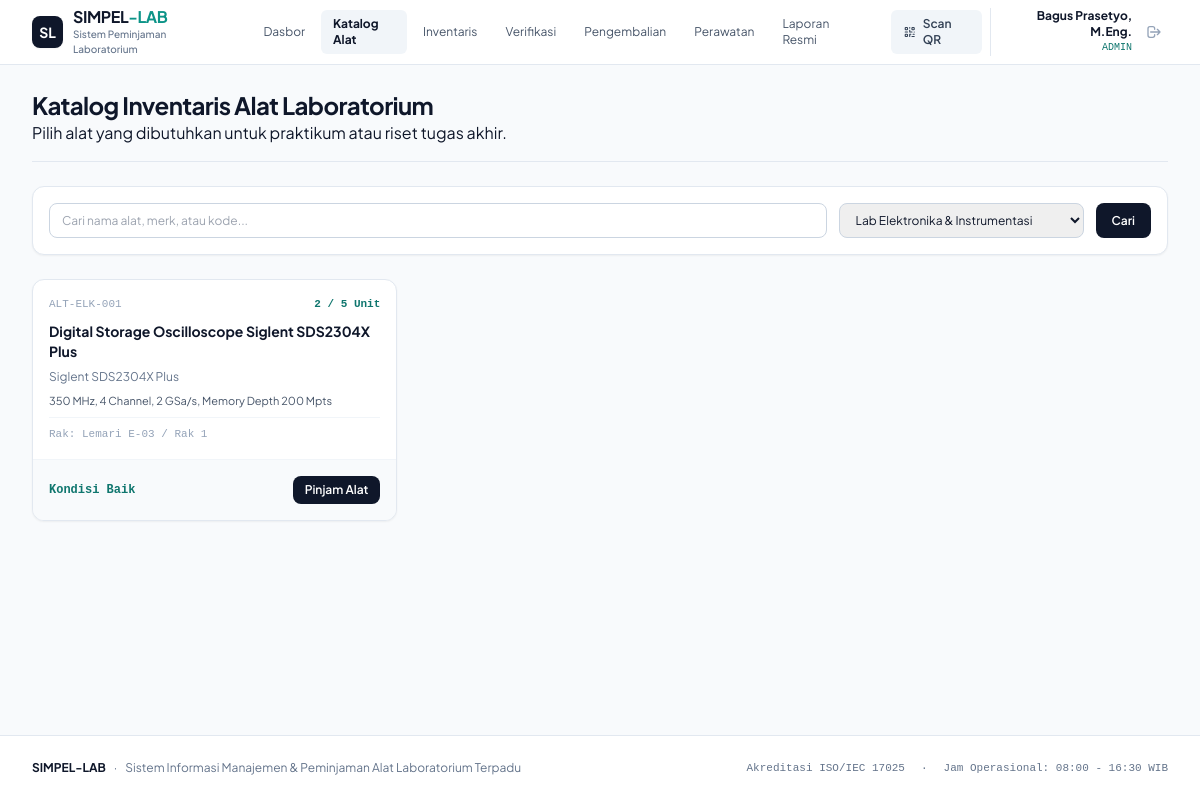
The app's page /katalog.php?kat=2 with its own data.
### tables this page shows
CREATE TABLE IF NOT EXISTS `alat` (
  `id` INT AUTO_INCREMENT PRIMARY KEY,
  `kode_alat` VARCHAR(50) NOT NULL UNIQUE,
  `kategori_id` INT NOT NULL,
  `nama_alat` VARCHAR(150) NOT NULL,
  `merk_model` VARCHAR(100) NOT NULL,
  `spesifikasi` TEXT NOT NULL,
  `lokasi_rak` VARCHAR(100) NOT NULL,
  `kondisi` ENUM('BAIK', 'RUSAK_RINGAN', 'RUSAK_BERAT', 'DALAM_PERAWATAN') NOT NULL DEFAULT 'BAIK',
  `total_stok` INT NOT NULL DEFAULT 1,
  `stok_tersedia` INT NOT NULL DEFAULT 1,
  `harga_perkiraan` DECIMAL(15,2) DEFAULT 0,
  `aksesoris` TEXT,
  `foto` VARCHAR(255) DEFAULT NULL,
  `created_at` TIMESTAMP DEFAULT CURRENT_TIMESTAMP,
  FOREIGN KEY (`kategori_id`) REFERENCES `kategori`(`id`) ON DELETE CASCADE
);

### katalog.php (the view, shortened to what this page needs)
<?php
require_once __DIR__ . '/includes/header.php';
$q = $_GET['q'] ?? '';
$kat_filter = $_GET['kat'] ?? '';
$sql = "SELECT a.*, k.nama_kategori FROM alat a JOIN kategori k ON a.kategori_id = k.id WHERE 1=1";
$params = [];
if (!empty($kat_filter)) {
    $sql .= " AND a.kategori_id = ?";
    $params[] = $kat_filter;
}
$sql .= " ORDER BY a.nama_alat ASC";
$alat_list = [];
$kategori_list = [];
if (isset($pdo)) {
    $stmt = $pdo->prepare($sql);
    $stmt->execute($params);
    $alat_list = $stmt->fetchAll();
    $kategori_list = $pdo->query("SELECT * FROM kategori ORDER BY nama_kategori ASC")->fetchAll();
}
?>
<div class="space-y-6">
  <div class="flex flex-col md:flex-row md:items-center md:justify-between gap-4 pb-4 border-b border-slate-200">
    <div>
      <h1 class="text-xl sm:text-2xl font-bold tracking-tight text-slate-900">
        Katalog Inventaris Alat Laboratorium
      </h1>
      <p className="text-xs sm:text-sm text-slate-500 mt-1">
        Pilih alat yang dibutuhkan untuk praktikum atau riset tugas akhir.
      </p>
    </div>
  </div>
  <form method="GET" action="katalog.php" class="bg-white p-4 rounded-xl border border-slate-200 shadow-sm flex flex-col sm:flex-row gap-3">
    <input
      type="text"
      name="q"
      value="<?= htmlspecialchars($q) ?>"
      placeholder="Cari nama alat, merk, atau kode..."
      class="flex-1 px-3 py-2 text-xs border border-slate-300 rounded-lg focus:outline-none focus:ring-2 focus:ring-slate-900"
    />
    <select name="kat" class="px-3 py-2 text-xs border border-slate-300 rounded-lg">
      <?php foreach ($kategori_list as $kat): ?>
        <option value="<?= $kat['id'] ?>" <?= $kat_filter == $kat['id'] ? 'selected' : '' ?>>
          <?= htmlspecialchars($kat['nama_kategori']) ?>
        </option>
      <?php endforeach; ?>
    </select>
    <button type="submit" class="px-4 py-2 text-xs font-semibold text-white bg-slate-900 hover:bg-slate-800 rounded-lg">
      Cari
    </button>
  </form>
  <div class="grid grid-cols-1 sm:grid-cols-2 lg:grid-cols-3 xl:grid-cols-4 gap-5">
    <?php if (empty($alat_list)): ?>
      <div class="col-span-full p-12 text-center bg-white rounded-xl border border-slate-200 text-slate-500 text-xs">
        Tidak ada data alat yang ditemukan.
      </div>
    <?php else: ?>
      <?php foreach ($alat_list as $item): ?>
        <div class="bg-white rounded-xl border border-slate-200 overflow-hidden shadow-sm flex flex-col justify-between">
          <div class="p-4 space-y-2">
            <div class="flex justify-between items-center text-[11px] font-mono text-slate-400">
              <span><?= htmlspecialchars($item['kode_alat']) ?></span>
              <span class="text-teal-700 font-bold"><?= $item['stok_tersedia'] ?> / <?= $item['total_stok'] ?> Unit</span>
            </div>
            <h3 class="text-sm font-bold text-slate-900 line-clamp-2">
              <?= htmlspecialchars($item['nama_alat']) ?>
            </h3>
            <p class="text-xs text-slate-500"><?= htmlspecialchars($item['merk_model']) ?></p>
            <p class="text-[11px] text-slate-600 line-clamp-2"><?= htmlspecialchars($item['spesifikasi']) ?></p>
            <div class="text-[11px] font-mono text-slate-400 pt-2 border-t border-slate-100">
              Rak: <?= htmlspecialchars($item['lokasi_rak']) ?>
            </div>
          </div>
          <div class="p-4 bg-slate-50 border-t border-slate-100 flex items-center justify-between">
            <span class="text-xs font-mono font-bold text-slate-900">
              <?= $item['kondisi'] === 'BAIK' ? '<span class="text-teal-700">Kondisi Baik</span>' : '<span class="text-amber-700">' . $item['kondisi'] . '</span>' ?>
            </span>
            <a href="peminjaman.php?alat_id=<?= $item['id'] ?>" class="px-3 py-1.5 text-xs font-semibold text-white bg-slate-900 hover:bg-slate-800 rounded-lg">
              Pinjam Alat
            </a>
          </div>
        </div>
      <?php endforeach; ?>
    <?php endif; ?>
  </div>
</div>
<?php require_once __DIR__ . '/includes/footer.php'; ?>

### includes/header.php (style rules this page uses)
body { font-family: 'Plus Jakarta Sans', sans-serif; }
.font-mono { font-family: 'JetBrains Mono', monospace; font-variant-numeric: tabular-nums; }

### records on screen
alat: kode_alat "ALT-ELK-001", stok_tersedia "2", total_stok "5", nama_alat "Digital Storage Oscilloscope Siglent SDS2304X Plus", merk_model "Siglent SDS2304X Plus", spesifikasi "350 MHz, 4 Channel, 2 GSa/s, Memory Depth 200 Mpts", lokasi_rak "Lemari E-03 / Rak 1", kondisi "Kondisi Baik"

### other values on screen
$label "Dasbor"
$label "Katalog Alat"
$label "Inventaris"
$label "Verifikasi"
$label "Pengembalian"
$label "Perawatan"
$label "Laporan Resmi"
$user['nama_lengkap'] "Bagus Prasetyo, M.Eng."
$user['role'] "ADMIN"
APP_NAME "SIMPEL-LAB"
form field kat "Lab Elektronika & Instrumentasi"
